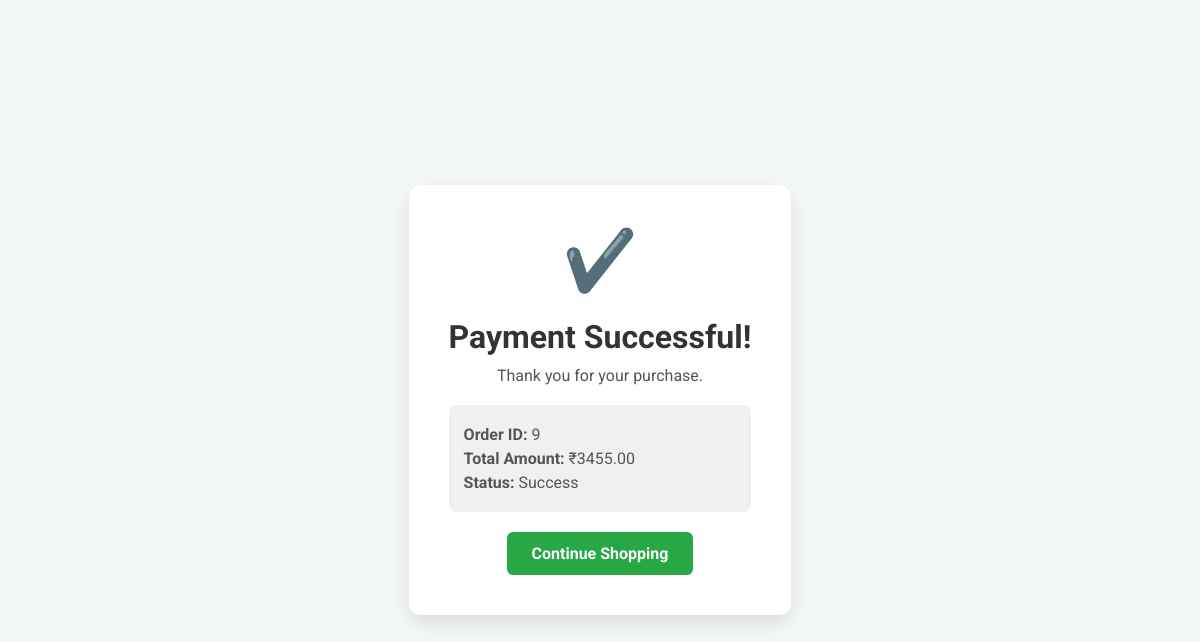
/success/9/ (signed in), run on the app's committed database.
### vshop/models.py (models this page shows, shortened)
class Order(models.Model):
    STATUS_CHOICES = [
        ('pending', 'Pending'),
        ('success', 'Success'),
        ('failed', 'Failed'),
    ]
    user= models.ForeignKey(User, on_delete=models.CASCADE)
    cart = models.ForeignKey(Cart, on_delete=models.CASCADE)
    total_amount = models.DecimalField(max_digits=10, decimal_places=2)
    status = models.CharField(max_length=10, choices=STATUS_CHOICES, default='pending')
    created_at = models.DateTimeField(auto_now_add=True)

### vshop/views.py (the view)
# urls.py: path('success/<int:order_id>/', views.order_success, name='order_success'),
def order_success(request, order_id):
    order = get_object_or_404(Order, id=order_id, user=request.user)
    return render(request, 'order_success.html', {'order': order})

### vshop/templates/order_success.html (shortened to what this page needs)
<!DOCTYPE html>
<html lang="en">
<head>
</head>
<body>
    <div class="card">
        <div class="checkmark">✔️</div>
        <h1>Payment Successful!</h1>
        <p>Thank you for your purchase.</p>
        <div class="details">
            <p><strong>Order ID:</strong> {{ order.id }}</p>
            <p><strong>Total Amount:</strong> ₹{{ order.total_amount }}</p>
            <p><strong>Status:</strong> {{ order.status|title }}</p>
        </div>
        <a href="/" class="btn">Continue Shopping</a>
    </div>
</body>
</html>

### vshop/templates/order_success.html (style rules this page uses)
body { font-family: 'Roboto', sans-serif; background: #f4f7f8; display: flex; justify-content: center; align-items: center; min-height: 100vh; margin: 0; }
.card { background: #fff; padding: 40px; border-radius: 12px; box-shadow: 0 8px 20px rgba(0,0,0,0.1); text-align: center; max-width: 500px; }
.checkmark { font-size: 60px; color: #28a745; margin-bottom: 20px; }
h1 { color: #333; margin-bottom: 10px; }
p { color: #555; margin: 5px 0; }
.btn { display: inline-block; background: #28a745; color: white; padding: 12px 25px; border-radius: 6px; text-decoration: none; font-weight: bold; margin-top: 20px; transition: background 0.3s; }
.details { background: #f0f0f0; padding: 15px; margin-top: 20px; border-radius: 8px; text-align: left; }
.details p { margin: 5px 0; }

### data on the page
Order: id "9", total_amount "3455.00", status "Success"
